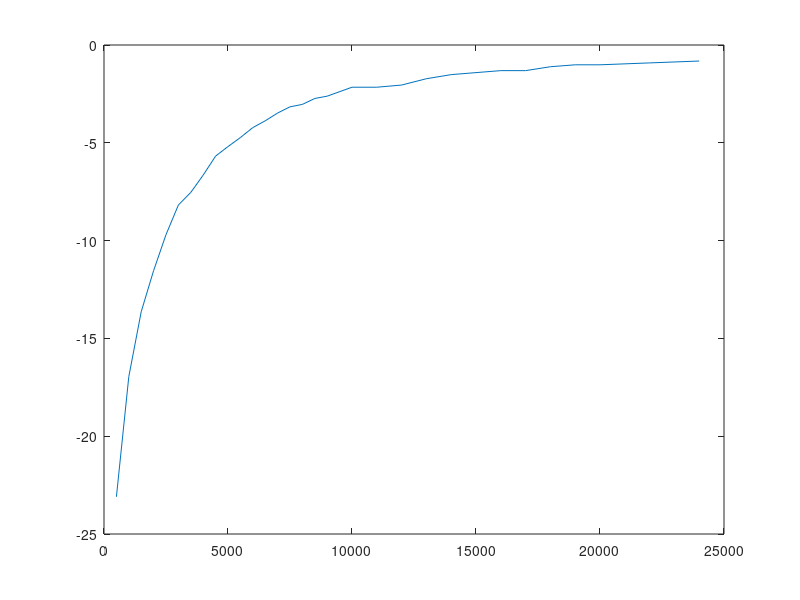

MATLAB code for this plot: (Note: this script raises an error after producing the figure.)
F = [500:500:9000,10000:1000:20000,22000,24000];
V = ones(1,31)*4;
Vout = [.280,.568,.832,1.06,1.31,1.56,1.68,1.86,2.08,2.2,2.32,2.46,2.56,...
    2.68,2.78,2.82,2.92,2.96,3.12,3.12,3.16,3.28,3.36,3.4,3.44,3.44,3.52,...
    3.56,3.56,3.6,3.64];
A = Vout ./ V;
AdB = 20*log10(A);
dt = [460,208,124,88,72,54,46,40,32,28,26,24,19,17,15,13.2,12.8,12,9.2,...
    8,7.2,6.4,5.4,4.6,4.2,3.8,3.6,3.4,3.2,2.8,2.6]*1E-6;
ph = dt.*F.*360;

plot(F,AdB)
yyaxis right
plot(F,ph);
grid on